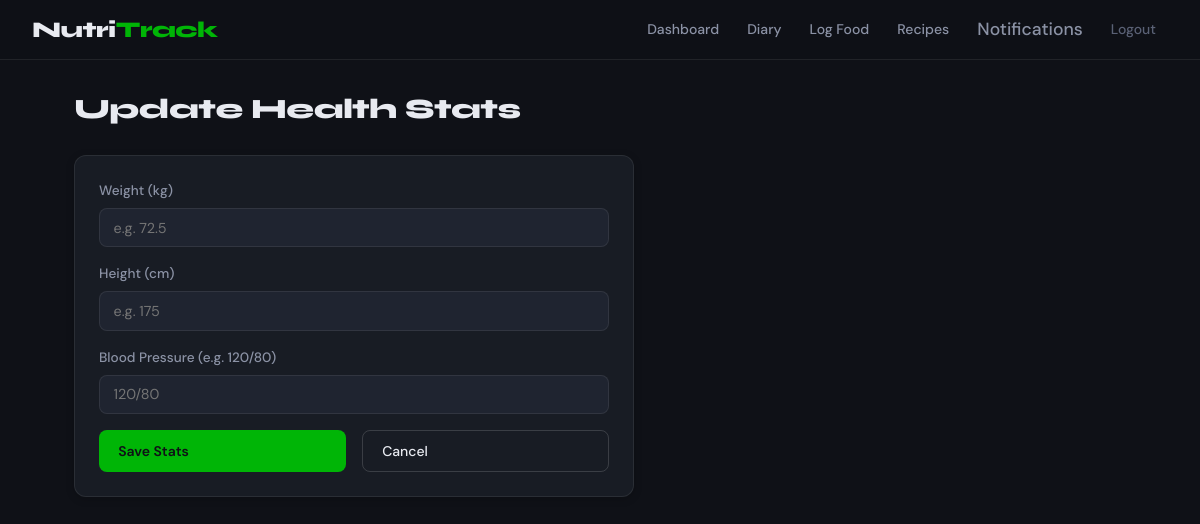
The app's page /update-stats (signed in), older data.
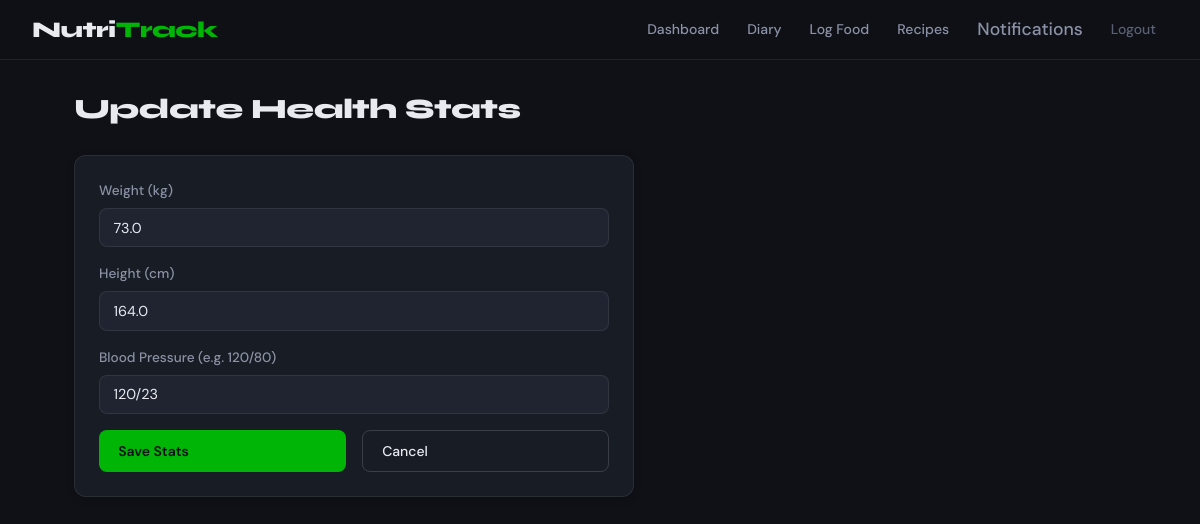
The same page, newer data.
### app.py (models this page shows, shortened)
class User(db.Model):
    id = db.Column(db.Integer, primary_key=True)
    username = db.Column(db.String(100), unique=True, nullable=False)
    email = db.Column(db.String(150), unique=True, nullable=False)
    password_hash = db.Column(db.String(200), nullable=False)
    role = db.Column(db.String(20), nullable=False, default="subscriber")
    full_name = db.Column(db.String(150), nullable=False)
    specialisation = db.Column(db.String(200), nullable=True)
    bio = db.Column(db.Text, nullable=True)
    weight_kg = db.Column(db.Float, nullable=True)
    height_cm = db.Column(db.Float, nullable=True)
    blood_pressure = db.Column(db.String(20), nullable=True)  # format: "120/80"
    goal = db.Column(db.String(50), nullable=True)  # lose_weight / gain_weight / maintain
    professional_id = db.Column(db.Integer, db.ForeignKey("user.id"), nullable=True)
    created = db.Column(db.DateTime, default=datetime.utcnow)
    food_entries = db.relationship("FoodEntry", backref="user", lazy=True, foreign_keys="FoodEntry.user_id")
    notifications = db.relationship("Notification", backref="recipient", lazy=True, foreign_keys="Notification.user_id")

### app.py (the view, shortened to what this page needs)
@app.route("/update-stats", methods=["GET", "POST"])
@login_required
def update_stats():
    if session.get("role") != "subscriber":
        return redirect(url_for("professional_home"))
    user = get_current_user()
    return render_template("update-stats.html", user=user)

### app.py (called while the page is built)
def login_required(f):
    @wraps(f)
    def decorated(*args, **kwargs):
        user = get_current_user()
        if user is None:
            session.clear()
            flash("Please log in to access this page.", "warning")
            return redirect(url_for("login"))
        return f(*args, **kwargs)
    return decorated

def get_current_user():
    if "user_id" not in session:
        return None
    user = User.query.get(session["user_id"])
    if user is None:
        session.clear()
        return None
    return user

@app.context_processor
def inject_globals():
    return {
        "current_user": get_current_user()
    }

### templates/update-stats.html (shortened to what this page needs)
{% extends "base.html" %}
{% block content %}
<div class="page-header">
    <h1 class="page-title">Update Health Stats</h1>
</div>
<div class="card card--narrow">
    <form method="POST" class="auth-form">
        <div class="form-group">
            <label for="weight_kg">Weight (kg)</label>
            <input type="number" id="weight_kg" name="weight_kg" step="0.1" min="20" max="300"
                   value="{{ user.weight_kg or '' }}" placeholder="e.g. 72.5">
        </div>
        <div class="form-group">
            <label for="height_cm">Height (cm)</label>
            <input type="number" id="height_cm" name="height_cm" step="0.1" min="100" max="250"
                   value="{{ user.height_cm or '' }}" placeholder="e.g. 175">
        </div>
        <div class="form-group">
            <label for="blood_pressure">Blood Pressure (e.g. 120/80)</label>
            <input type="text" id="blood_pressure" name="blood_pressure"
                   value="{{ user.blood_pressure or '' }}" placeholder="120/80"
                   pattern="\d{2,3}\/\d{2,3}">
        </div>
        <div class="form-row">
            <button type="submit" class="btn btn-primary">Save Stats</button>
            <a href="{{ url_for('subscriber_home') }}" class="btn btn-outline">Cancel</a>
        </div>
    </form>
</div>
{% endblock %}

Row changes from the older to the newer data that the page shows:
now on this page (row edited): User: weight_kg "73.0", height_cm "164.0", blood_pressure "120/23"
